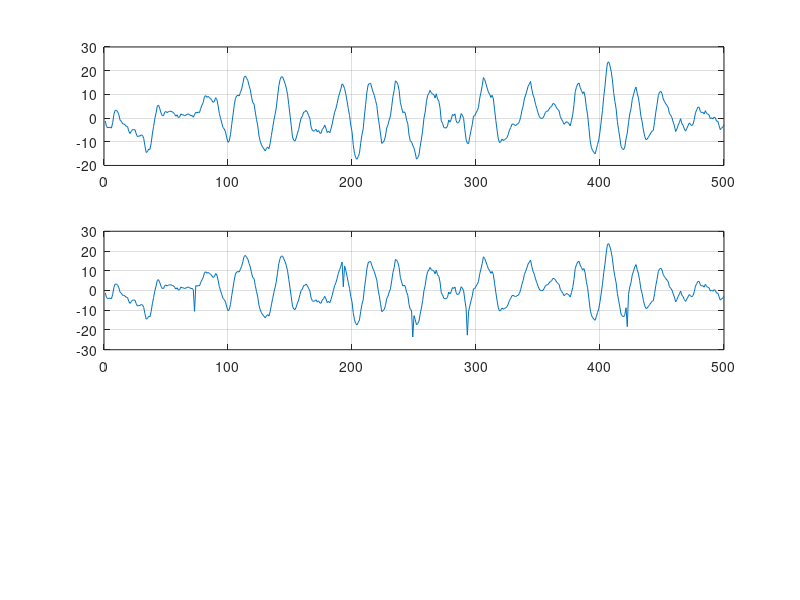

Write MATLAB code to recreate this figure. (Note: this script raises an error after producing the figure.)
%dsp book click detection using AR estimation
%original signal (order 10-AR)
a=[1,-1.6507,0.6711,-0.1807,0.6130,-0.6085,0.3977,-0.611,0.5412,0.1321,-0.2393];
K=length(a);
N=500;
w=randn(1,N);
s=filter(1,a,w);
srms=sqrt(s*s'/N);

%NBCRAC clicks with an amplitude +-1.5 srms
nbcrac=5;
poscrac=[73,193,249,293,422];
ampcrac=1.5*srms*(2*round(rand(1,nbcrac))-1);
sig=s;
sig(poscrac)=s(poscrac)+ampcrac;
subplot(3,1,1); plot(s); grid
subplot(3,1,2); plot(sig); grid;

%detection of the clicks:
[aest,sw2est]=xtoa(sig,K); %estimation of the AR
y=filter(aest,1,sig); %whitening: estimation of the residual
z=filter(aest(K:-1:1),1,y); %matched filtering
subplot(3,1,3); plot(z); grid
V0eff=sqrt(sw2est*aest'*aest);
lambda=3;
threshold=lambda*V0eff;
izthreshold=find(abs(z)>threshold); %threshold
izthreshold=izthreshold-K; %filter delay
lzs=length(izthreshold);

%extraction of the maxima (3 samples from each other)
dis=izthreshold-[0,izthreshold(1:lzs-1)];
mpl3=find(dist>3);
lm3=length(mpl3);
mpl3=[mpl3,lzs+1];

for ii=1:lm3
   t1=izthreshold(mpl3(ii));
   t2=izthreshold(mpl3(ii+1)-1);
   [zmax(ii),im]=max(z(t1:t2));
   posEstim(ii)=im+t1;
end
izthreshold,poscract,posEstim










